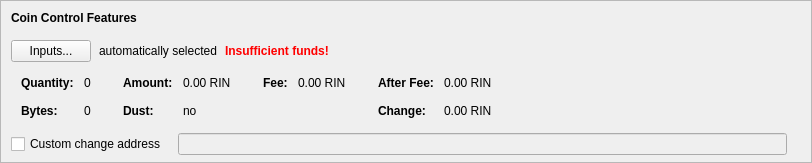
    <widget class="QFrame" name="frameCoinControl">
     <property name="sizePolicy">
      <sizepolicy hsizetype="Expanding" vsizetype="Expanding">
       <horstretch>0</horstretch>
       <verstretch>0</verstretch>
      </sizepolicy>
     </property>
     <property name="maximumSize">
      <size>
       <width>16777215</width>
       <height>16777215</height>
      </size>
     </property>
     <property name="frameShape">
      <enum>QFrame::StyledPanel</enum>
     </property>
     <property name="frameShadow">
      <enum>QFrame::Sunken</enum>
     </property>
     <layout class="QVBoxLayout" name="verticalLayoutCoinControl2">
      <property name="spacing">
       <number>0</number>
      </property>
      <property name="leftMargin">
       <number>0</number>
      </property>
      <property name="topMargin">
       <number>0</number>
      </property>
      <property name="rightMargin">
       <number>0</number>
      </property>
      <property name="bottomMargin">
       <number>6</number>
      </property>
      <item>
       <layout class="QVBoxLayout" name="verticalLayoutCoinControl" stretch="0,0,0,0,1">
        <property name="spacing">
         <number>0</number>
        </property>
        <property name="leftMargin">
         <number>10</number>
        </property>
        <property name="topMargin">
         <number>10</number>
        </property>
        <item>
         <layout class="QHBoxLayout" name="horizontalLayoutCoinControl1">
          <property name="bottomMargin">
           <number>15</number>
          </property>
          <item>
           <widget class="QLabel" name="labelCoinControlFeatures">
            <property name="sizePolicy">
             <sizepolicy hsizetype="Preferred" vsizetype="Maximum">
              <horstretch>0</horstretch>
              <verstretch>0</verstretch>
             </sizepolicy>
            </property>
            <property name="font">
             <font>
              <weight>75</weight>
              <bold>true</bold>
             </font>
            </property>
            <property name="styleSheet">
             <string notr="true">font-weight:bold;</string>
            </property>
            <property name="text">
             <string>Coin Control Features</string>
            </property>
           </widget>
          </item>
         </layout>
        </item>
        <item>
         <layout class="QHBoxLayout" name="horizontalLayoutCoinControl2" stretch="0,0,0,0">
          <property name="spacing">
           <number>8</number>
          </property>
          <property name="bottomMargin">
           <number>10</number>
          </property>
          <item>
           <widget class="QPushButton" name="pushButtonCoinControl">
            <property name="styleSheet">
             <string notr="true"/>
            </property>
            <property name="text">
             <string>Inputs...</string>
            </property>
            <property name="autoDefault">
             <bool>false</bool>
            </property>
           </widget>
          </item>
          <item>
           <widget class="QLabel" name="labelCoinControlAutomaticallySelected">
            <property name="text">
             <string>automatically selected</string>
            </property>
            <property name="margin">
             <number>5</number>
            </property>
           </widget>
          </item>
          <item>
           <widget class="QLabel" name="labelCoinControlInsuffFunds">
            <property name="font">
             <font>
              <weight>75</weight>
              <bold>true</bold>
             </font>
            </property>
            <property name="styleSheet">
             <string notr="true">color:red;font-weight:bold;</string>
            </property>
            <property name="text">
             <string>Insufficient funds!</string>
            </property>
            <property name="margin">
             <number>5</number>
            </property>
           </widget>
          </item>
          <item>
           <spacer name="horizontalSpacerCoinControl">
            <property name="orientation">
             <enum>Qt::Horizontal</enum>
            </property>
            <property name="sizeHint" stdset="0">
             <size>
              <width>40</width>
              <height>1</height>
             </size>
            </property>
           </spacer>
          </item>
         </layout>
        </item>
        <item>
         <widget class="QWidget" name="widgetCoinControl" native="true">
          <property name="sizePolicy">
           <sizepolicy hsizetype="Preferred" vsizetype="Preferred">
            <horstretch>0</horstretch>
            <verstretch>0</verstretch>
           </sizepolicy>
          </property>
          <property name="minimumSize">
           <size>
            <width>0</width>
            <height>0</height>
           </size>
          </property>
          <property name="styleSheet">
           <string notr="true"/>
          </property>
          <layout class="QHBoxLayout" name="horizontalLayoutCoinControl5">
           <property name="leftMargin">
            <number>0</number>
           </property>
           <property name="topMargin">
            <number>0</number>
           </property>
           <property name="rightMargin">
            <number>0</number>
           </property>
           <property name="bottomMargin">
            <number>0</number>
           </property>
           <item>
            <layout class="QHBoxLayout" name="horizontalLayoutCoinControl3" stretch="0,0,0,1">
             <property name="spacing">
              <number>20</number>
             </property>
             <property name="topMargin">
              <number>0</number>
             </property>
             <property name="bottomMargin">
              <number>10</number>
             </property>
             <item>
              <layout class="QFormLayout" name="formLayoutCoinControl1">
               <property name="horizontalSpacing">
                <number>10</number>
               </property>
               <property name="verticalSpacing">
                <number>14</number>
               </property>
               <property name="leftMargin">
                <number>10</number>
               </property>
               <property name="topMargin">
                <number>4</number>
               </property>
               <property name="rightMargin">
                <number>6</number>
               </property>
               <item row="0" column="0">
                <widget class="QLabel" name="labelCoinControlQuantityText">
                 <property name="font">
                  <font>
                   <weight>75</weight>
                   <bold>true</bold>
                  </font>
                 </property>
                 <property name="text">
                  <string>Quantity:</string>
                 </property>
                 <property name="margin">
                  <number>0</number>
                 </property>
                </widget>
               </item>
               <item row="0" column="1">
                <widget class="QLabel" name="labelCoinControlQuantity">
                 <property name="cursor">
                  <cursorShape>IBeamCursor</cursorShape>
                 </property>
                 <property name="contextMenuPolicy">
                  <enum>Qt::ActionsContextMenu</enum>
                 </property>
                 <property name="text">
                  <string notr="true">0</string>
                 </property>
                 <property name="margin">
                  <number>0</number>
                 </property>
                 <property name="textInteractionFlags">
                  <set>Qt::LinksAccessibleByMouse|Qt::TextSelectableByKeyboard|Qt::TextSelectableByMouse</set>
                 </property>
                </widget>
               </item>
               <item row="1" column="0">
                <widget class="QLabel" name="labelCoinControlBytesText">
                 <property name="font">
                  <font>
                   <weight>75</weight>
                   <bold>true</bold>
                  </font>
                 </property>
                 <property name="text">
                  <string>Bytes:</string>
                 </property>
                </widget>
               </item>
               <item row="1" column="1">
                <widget class="QLabel" name="labelCoinControlBytes">
                 <property name="cursor">
                  <cursorShape>IBeamCursor</cursorShape>
                 </property>
                 <property name="contextMenuPolicy">
                  <enum>Qt::ActionsContextMenu</enum>
                 </property>
                 <property name="text">
                  <string notr="true">0</string>
                 </property>
                 <property name="textInteractionFlags">
                  <set>Qt::LinksAccessibleByMouse|Qt::TextSelectableByKeyboard|Qt::TextSelectableByMouse</set>
                 </property>
                </widget>
               </item>
              </layout>
             </item>
             <item>
              <layout class="QFormLayout" name="formLayoutCoinControl2">
               <property name="horizontalSpacing">
                <number>10</number>
               </property>
               <property name="verticalSpacing">
                <number>14</number>
               </property>
               <property name="leftMargin">
                <number>6</number>
               </property>
               <property name="topMargin">
                <number>4</number>
               </property>
               <property name="rightMargin">
                <number>6</number>
               </property>
               <item row="0" column="0">
                <widget class="QLabel" name="labelCoinControlAmountText">
                 <property name="font">
                  <font>
                   <weight>75</weight>
                   <bold>true</bold>
                  </font>
                 </property>
                 <property name="text">
                  <string>Amount:</string>
                 </property>
                 <property name="margin">
                  <number>0</number>
                 </property>
                </widget>
               </item>
               <item row="0" column="1">
                <widget class="QLabel" name="labelCoinControlAmount">
                 <property name="cursor">
                  <cursorShape>IBeamCursor</cursorShape>
                 </property>
                 <property name="contextMenuPolicy">
                  <enum>Qt::ActionsContextMenu</enum>
                 </property>
                 <property name="text">
                  <string notr="true">0.00 RIN</string>
                 </property>
                 <property name="textInteractionFlags">
                  <set>Qt::LinksAccessibleByMouse|Qt::TextSelectableByKeyboard|Qt::TextSelectableByMouse</set>
                 </property>
                </widget>
               </item>
               <item row="1" column="0">
                <widget class="QLabel" name="labelCoinControlLowOutputText">
                 <property name="font">
                  <font>
                   <weight>75</weight>
                   <bold>true</bold>
                  </font>
                 </property>
                 <property name="text">
                  <string>Dust:</string>
                 </property>
                </widget>
               </item>
               <item row="1" column="1">
                <widget class="QLabel" name="labelCoinControlLowOutput">
                 <property name="cursor">
                  <cursorShape>IBeamCursor</cursorShape>
                 </property>
                 <property name="contextMenuPolicy">
                  <enum>Qt::ActionsContextMenu</enum>
                 </property>
                 <property name="text">
                  <string notr="true">no</string>
                 </property>
                 <property name="textInteractionFlags">
                  <set>Qt::LinksAccessibleByMouse|Qt::TextSelectableByKeyboard|Qt::TextSelectableByMouse</set>
                 </property>
                </widget>
               </item>
              </layout>
             </item>
             <item>
              <layout class="QFormLayout" name="formLayoutCoinControl3">
               <property name="horizontalSpacing">
                <number>10</number>
               </property>
               <property name="verticalSpacing">
                <number>14</number>
               </property>
               <property name="leftMargin">
                <number>6</number>
               </property>
               <property name="topMargin">
                <number>4</number>
               </property>
               <property name="rightMargin">
                <number>6</number>
               </property>
               <item row="0" column="0">
                <widget class="QLabel" name="labelCoinControlFeeText">
                 <property name="font">
                  <font>
                   <weight>75</weight>
                   <bold>true</bold>
                  </font>
                 </property>
                 <property name="text">
                  <string>Fee:</string>
                 </property>
                 <property name="margin">
                  <number>0</number>
                 </property>
                </widget>
               </item>
               <item row="0" column="1">
                <widget class="QLabel" name="labelCoinControlFee">
                 <property name="cursor">
                  <cursorShape>IBeamCursor</cursorShape>
                 </property>
                 <property name="contextMenuPolicy">
                  <enum>Qt::ActionsContextMenu</enum>
                 </property>
                 <property name="text">
                  <string notr="true">0.00 RIN</string>
                 </property>
                 <property name="textInteractionFlags">
                  <set>Qt::LinksAccessibleByMouse|Qt::TextSelectableByKeyboard|Qt::TextSelectableByMouse</set>
                 </property>
                </widget>
               </item>
              </layout>
             </item>
             <item>
              <layout class="QFormLayout" name="formLayoutCoinControl4">
               <property name="horizontalSpacing">
                <number>10</number>
               </property>
               <property name="verticalSpacing">
                <number>14</number>
               </property>
               <property name="leftMargin">
                <number>6</number>
               </property>
               <property name="topMargin">
                <number>4</number>
               </property>
               <property name="rightMargin">
                <number>6</number>
               </property>
               <item row="0" column="0">
                <widget class="QLabel" name="labelCoinControlAfterFeeText">
                 <property name="font">
                  <font>
                   <weight>75</weight>
                   <bold>true</bold>
                  </font>
                 </property>
                 <property name="text">
                  <string>After Fee:</string>
                 </property>
                 <property name="margin">
                  <number>0</number>
                 </property>
                </widget>
               </item>
               <item row="0" column="1">
                <widget class="QLabel" name="labelCoinControlAfterFee">
                 <property name="cursor">
                  <cursorShape>IBeamCursor</cursorShape>
                 </property>
                 <property name="contextMenuPolicy">
                  <enum>Qt::ActionsContextMenu</enum>
                 </property>
                 <property name="text">
                  <string notr="true">0.00 RIN</string>
                 </property>
                 <property name="textInteractionFlags">
                  <set>Qt::LinksAccessibleByMouse|Qt::TextSelectableByKeyboard|Qt::TextSelectableByMouse</set>
                 </property>
                </widget>
               </item>
               <item row="1" column="0">
                <widget class="QLabel" name="labelCoinControlChangeText">
                 <property name="font">
                  <font>
                   <weight>75</weight>
                   <bold>true</bold>
                  </font>
                 </property>
                 <property name="text">
                  <string>Change:</string>
                 </property>
                </widget>
               </item>
               <item row="1" column="1">
                <widget class="QLabel" name="labelCoinControlChange">
                 <property name="cursor">
                  <cursorShape>IBeamCursor</cursorShape>
                 </property>
                 <property name="contextMenuPolicy">
                  <enum>Qt::ActionsContextMenu</enum>
                 </property>
                 <property name="text">
                  <string notr="true">0.00 RIN</string>
                 </property>
                 <property name="textInteractionFlags">
                  <set>Qt::LinksAccessibleByMouse|Qt::TextSelectableByKeyboard|Qt::TextSelectableByMouse</set>
                 </property>
                </widget>
               </item>
              </layout>
             </item>
            </layout>
           </item>
          </layout>
         </widget>
        </item>
        <item>
         <layout class="QHBoxLayout" name="horizontalLayoutCoinControl4" stretch="0,0,0">
          <property name="spacing">
           <number>12</number>
          </property>
          <property name="sizeConstraint">
           <enum>QLayout::SetDefaultConstraint</enum>
          </property>
          <property name="topMargin">
           <number>5</number>
          </property>
          <property name="rightMargin">
           <number>5</number>
          </property>
          <item>
           <widget class="QCheckBox" name="checkBoxCoinControlChange">
            <property name="toolTip">
             <string>If this is activated, but the change address is empty or invalid, change will be sent to a newly generated address.</string>
            </property>
            <property name="text">
             <string>Custom change address</string>
            </property>
           </widget>
          </item>
          <item>
           <widget class="QValidatedLineEdit" name="lineEditCoinControlChange">
            <property name="enabled">
             <bool>false</bool>
            </property>
            <property name="sizePolicy">
             <sizepolicy hsizetype="Expanding" vsizetype="Fixed">
              <horstretch>0</horstretch>
              <verstretch>0</verstretch>
             </sizepolicy>
            </property>
           </widget>
          </item>
          <item>
           <widget class="QLabel" name="labelCoinControlChangeLabel">
            <property name="sizePolicy">
             <sizepolicy hsizetype="Preferred" vsizetype="Expanding">
              <horstretch>0</horstretch>
              <verstretch>0</verstretch>
             </sizepolicy>
            </property>
            <property name="minimumSize">
             <size>
              <width>0</width>
              <height>0</height>
             </size>
            </property>
            <property name="text">
             <string/>
            </property>
            <property name="margin">
             <number>3</number>
            </property>
           </widget>
          </item>
         </layout>
        </item>
        <item>
         <spacer name="verticalSpacerCoinControl">
          <property name="orientation">
           <enum>Qt::Vertical</enum>
          </property>
          <property name="sizeHint" stdset="0">
           <size>
            <width>800</width>
            <height>1</height>
           </size>
          </property>
         </spacer>
        </item>
       </layout>
      </item>
     </layout>
    </widget>
